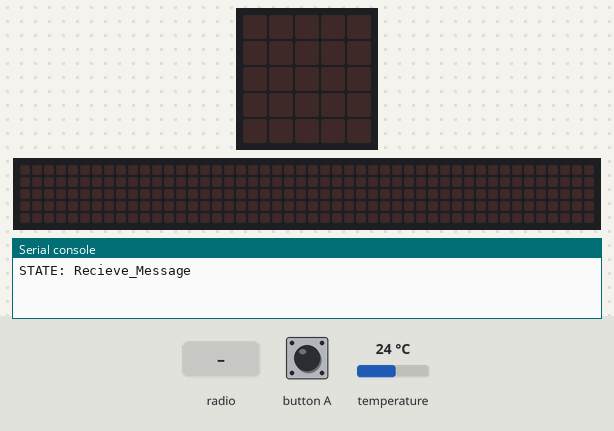
Recording of a program running on a simulated BBC micro:bit running MicroPython. Parts: the board's 5×5 LED display, a strip that is not on the board, showing the scrolling text unrolled, the last lines printed to the serial console. The test bench sets the inputs (shaded band); at power-on: temperature 24 °C. No radio messages arrive unless stated (any console line starting 'radio sent:' is added by the test bench); the 48×5 strip is a reading aid, not a part: it shows the text the display is scrolling, unrolled, one strip-width of it at a time.

Above: at 1.2 s.
1.3 s: radio message "Wait" arrives
At 3.07 s:
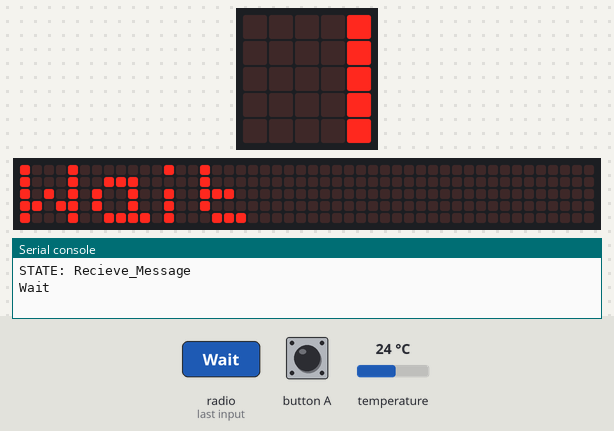
4.3 s: button A pressed for 0.15 s
At 7.4 s:
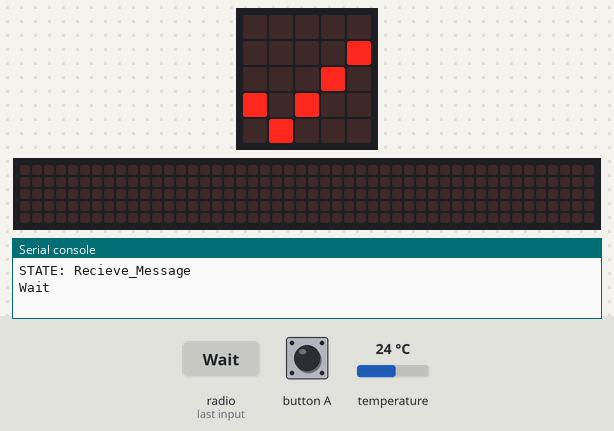
At 8.7 s:
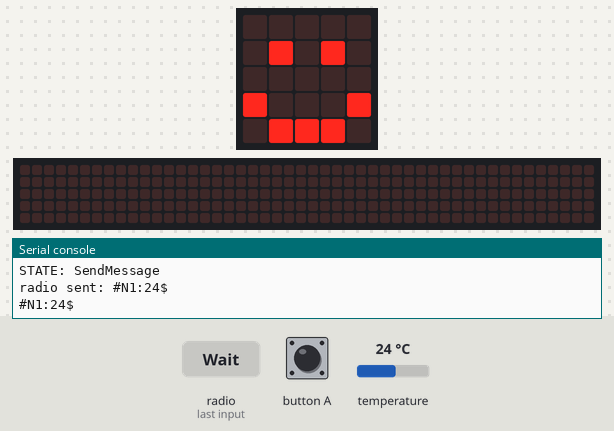
Timing chart, 0 to 10.2 s (numbered marks = the images above; inputs shaded):
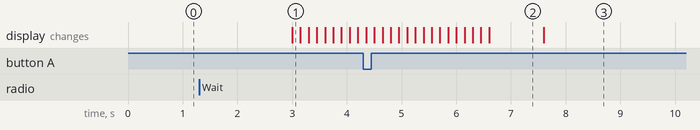

Measured:
- after the input at 1.3 s, the display: changes after 1.7 s (image 1)
- after the input at 4.3 s, the display: first differs from a run without the input after 3.3 s (image 3)
- what the display in image 2 shows lasts 1.0 s, from 6.6 s to 7.6 s

The program:

protocol.py
```python
from microbit import *
import radio

radio.config(group=199)
radio.on()

uart.init(baudrate=115200)

count = 0

STATE = "Recieve_Message"

msg_radio = radio.receive()

isPrinted = 0

while True:
    if STATE == "Recieve_Message":

        if isPrinted == 0:
            print("STATE: Recieve_Message")

        if msg_radio is not None:
            uart.write(msg_radio)
            display.scroll(msg_radio)
            STATE == "Send_Acknowledgement"
            isPrinted = 0
            display.show(Image.YES)
        else:
            STATE == "Recieve_Message"
            isPrinted = 1

    elif STATE == "Send_Acknowledgement":

        print("STATE: Send_Acknowledgement")
        msg_str = str(msg_radio, 'UTF-8')
        radio.send(msg_str)
        msg_acknowledgement = "Acknowledgement" + msg_radio
        uart.write(msg_acknowledgement)
        STATE == "Recieve_Message"

    elif STATE == "Send_Message":

        print("STATE: SendMessage")
        display.show(Image.HAPPY)
        temp = str(temperature())
        msg_uart = "#N1:" + temp + "$"
        msg_str = str(msg_uart, 'UTF-8')
        radio.send(msg_str)
        STATE == "Recieve_Acknowledgement"
        print(msg_str)

    elif STATE == "Recieve_Acknowledgement":

        if isPrinted == 0:
            print("STATE: Recieve_Acknowledgement")
        if msg_radio is not None:
            if msg_radio == msg_str:
                display.show(Image.YES)
                STATE == "Recieve_Message"
                isPrinted = 0
            else:
                display.show(Image.ANGRY)
        else:

            STATE = "Recieve_Acknowledgement"
            isPrinted = 1

    elif STATE == "Wait":

        count += 1

    if button_a.was_pressed():
        STATE = "Send_Message"

    msg_radio = radio.receive()

    sleep(1000)
```
